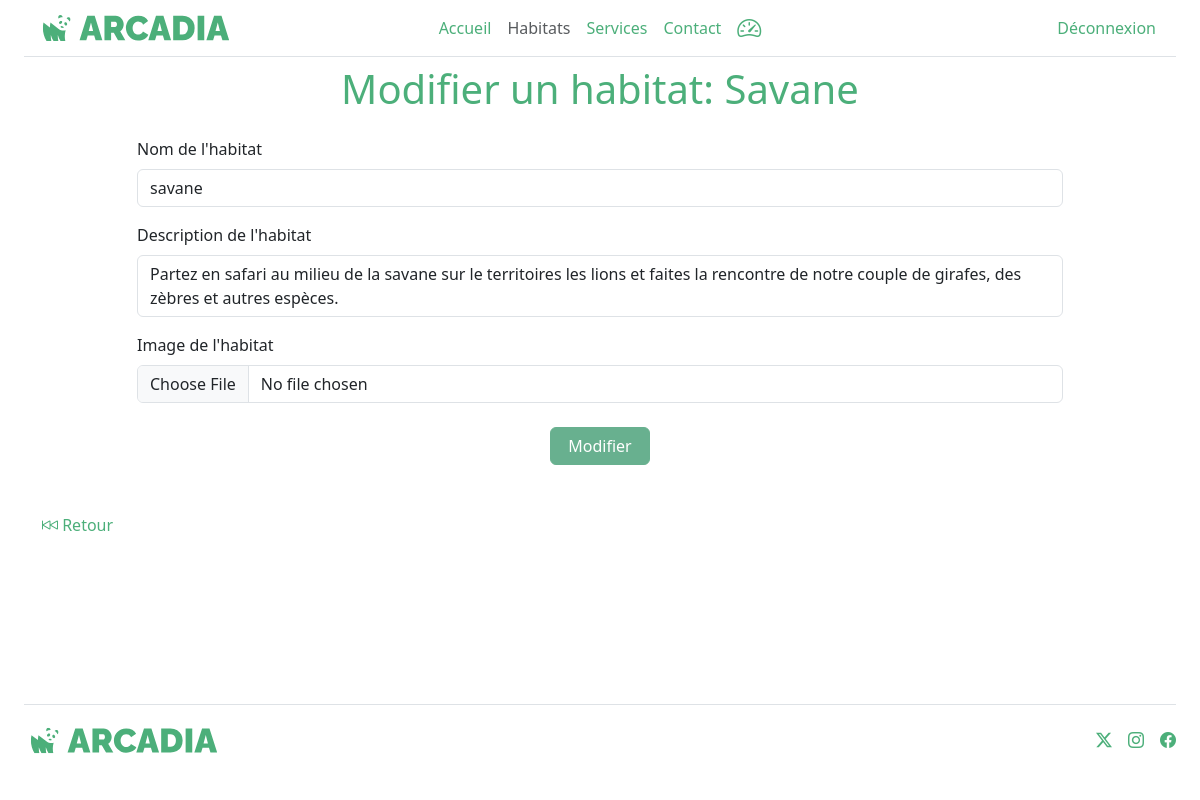
Page /index.php?controller=habitat&action=edit&id=1 (signed in) on the committed database.
### tables this page shows
CREATE TABLE IF NOT EXISTS `habitat` (
  `id` int(11) NOT NULL AUTO_INCREMENT,
  `name` varchar(32) NOT NULL,
  `description` longtext NOT NULL,
  `image` varchar(255) NOT NULL,
  PRIMARY KEY (`id`)
);

### index.php (called while the page is built, shortened)
<?php
$controller = new Controller();
$controller->route();

### src/Security/Security.php (called while the page is built, shortened)
<?php
class Security
{
    public static function isAdmin(): bool
    {
        return isset($_SESSION['user']) && $_SESSION['user']['role'] === 'admin';
    }
}

### db_config.php (called while the page is built, shortened)
<?php
if (file_exists(__DIR__ . '/.env')) {
    $dotenv = Dotenv::createImmutable(__DIR__);
    $dotenv->load();
    return [
        'db_name' => $_ENV['DB_NAME'],
        'db_user' => $_ENV['DB_USER'],
        'db_password' => $_ENV['DB_PASSWORD'],
        'db_port' => $_ENV['DB_PORT'],
        'db_host' => $_ENV['DB_HOST'],
    ];
} else {
    return [
        'db_name' => $_ENV['DB_NAME'],
        'db_user' => $_ENV['DB_USER'],
        'db_password' => $_ENV['DB_PASSWORD'],
        'db_port' => $_ENV['DB_PORT'],
        'db_host' => $_ENV['DB_HOST'],
    ];
}

### src/Db/Mysql.php (called while the page is built, shortened)
<?php
class Mysql
{
    private $db_name;
    private $db_user;
    private $db_password;
    private $db_port;
    private $db_host;
    private $pdo = null;
    private static $_instance = null;
    private function __construct()
    {
        $conf = require_once _ROOTPATH_ . '/db_config.php';
    }
    public static function getInstance(): self
    {
        if (is_null(self::$_instance)) {
            self::$_instance = new Mysql();
        }
        return self::$_instance;
    }
    public function getPDO(): \PDO
    {
        if (is_null($this->pdo)) {
            $this->pdo = new \PDO('mysql:dbname=' . $this->db_name . ';charset=utf8;host=' . $this->db_host . ':' . $this->db_port, $this->db_user, $this->db_password);
        }
        return $this->pdo;
    }
}

### src/Repository/Repository.php (called while the page is built, shortened)
<?php
class Repository
{
    public function __construct()
    {
        $mysql = Mysql::getInstance();
        $this->pdo = $mysql->getPDO();
    }
}

### src/Repository/HabitatRepository.php (called while the page is built, shortened)
<?php
class HabitatRepository extends Repository
{
    public function findOneById(int $id)
    {
        $query = $this->pdo->prepare('SELECT * FROM habitat WHERE id = :id');
        $query->bindValue(':id', $id, \PDO::PARAM_INT);
        $query->execute();
        $habitat = $query->fetch($this->pdo::FETCH_ASSOC);
        if ($habitat) {
            return Habitat::createAndHydrate($habitat);
        }
        return null;
    }
}

### src/Entity/Entity.php (called while the page is built, shortened)
<?php
class Entity
{
    public static function createAndHydrate(array $data): static
    {
        $entity = new static();
        $entity->hydrate($data);
        return $entity;
    }
    public function hydrate(array $data)
    {
        if (count($data) > 0) {
            foreach ($data as $key => $value) {
                $methodName = 'set' . StringTools::toPascalCase($key);
            }
        }
    }
}

### src/Tools/StringTools.php (called while the page is built, shortened)
<?php
class StringTools
{
    public static function toCamelCase($value, $pascalCase = false)
    {
        $value = ucwords(str_replace(array('-', '_'), ' ', $value));
        $value = str_replace(' ', '', $value);
        if ($pascalCase === false) {
            return lcfirst($value);
        } else {
            return $value;
        }
    }
    public static function toPascalCase($value)
    {
        return self::toCamelCase($value, true);
    }
}

### src/Entity/Habitat.php (called while the page is built, shortened)
<?php
class Habitat extends Entity
{
    protected ?string $name = '';
    protected ?string $description = '';
    protected ?string $image = '';
    public function setId($id)
    {
        return $this;
    }
    public function getName()
    {
        return $this->name;
    }
    public function setName($name)
    {
        $this->name = $name;
        return $this;
    }
    public function getDescription()
    {
        return $this->description;
    }
    public function setDescription($description)
    {
        $this->description = $description;
        return $this;
    }
    public function getImage()
    {
        return $this->image;
    }
    public function setImage($image)
    {
        $this->image = $image;
        return $this;
    }
}

### templates/habitat/edit.php (the view, shortened to what this page needs)
<?php
require_once _ROOTPATH_ . '/templates/header.php'; ?>
<main class="container">
    <?php if (Security::isAdmin()) { ?>
        <div class="text-center pb-3">
            <h1> <?= $pageTitle ?>: <?= ucfirst($habitat->getName()) ?></h1>
        </div>
        <div class="row justify-content-center">
            <div class="col-10 ">
                <form method="POST" enctype="multipart/form-data">
                    <div class="mb-3 text-start">
                        <label for="name" class="form-label">Nom de l'habitat</label>
                        <input type="text" value="<?= $habitat->getName(); ?>" class='form-control' id="name" name="name">
                    </div>
                    <div class="mb-3 text-start">
                        <label for="description" class="form-label">Description de l'habitat</label>
                        <textarea class='form-control' id="description" name="description"><?= $habitat->getDescription(); ?></textarea>
                    </div>
                    <div class="mb-3 text-start">
                        <label for="image" class="form-label">Image de l'habitat</label>
                        <input type="file" class="form-control" value="<?= $habitat->getImage(); ?>" id="image" name="image">
                    </div>
                    <div class="row justify-content-center pt-2">
                        <input type="submit" id="saveHabitat" name="saveHabitat" class="btn btn-success" value="Modifier" disabled>
                    </div>
                </form>
            </div>
            <div class="container pt-5">
                <a href="index.php?controller=habitat&action=list"><i class="bi bi-skip-backward"></i> Retour</a>
            </div>
        </div>
    <?php } else { ?>
        <div class="alert alert-danger">
            <span>Vous n'avez pas les droits pour modifier un habitat</span>
        </div>
    <?php } ?>
</main>
<?php require_once _ROOTPATH_ . '/templates/footer.php'; ?>

### rows in the picture
habitat: name "Savane", name "savane", description "Partez en safari au milieu de la savane sur le territoires les lions et faites la rencontre de notre couple de girafes, des zèbres et autres espèces."

### other values in the picture
$pageTitle "Modifier un habitat"
